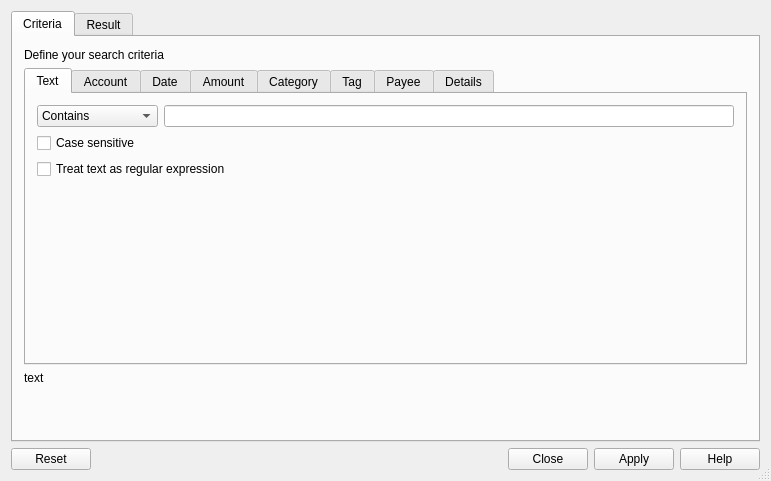
<?xml version="1.0" encoding="UTF-8"?>
<ui version="4.0">
 <class>KFindTransactionDlgDecl</class>
 <widget class="QDialog" name="KFindTransactionDlgDecl">
  <property name="geometry">
   <rect>
    <x>0</x>
    <y>0</y>
    <width>771</width>
    <height>481</height>
   </rect>
  </property>
  <property name="windowTitle">
   <string>Search transactions</string>
  </property>
  <property name="sizeGripEnabled">
   <bool>true</bool>
  </property>
  <layout class="QVBoxLayout" name="verticalLayout">
   <item>
    <widget class="QTabWidget" name="m_tabWidget">
     <widget class="QWidget" name="m_criteriaPage">
      <attribute name="title">
       <string>Criteria</string>
      </attribute>
      <layout class="QVBoxLayout">
       <item>
        <widget class="QLabel" name="TextLabel1">
         <property name="text">
          <string>Define your search criteria</string>
         </property>
         <property name="wordWrap">
          <bool>false</bool>
         </property>
        </widget>
       </item>
       <item>
        <widget class="QTabWidget" name="m_criteriaTab">
         <property name="sizePolicy">
          <sizepolicy hsizetype="Preferred" vsizetype="Preferred">
           <horstretch>0</horstretch>
           <verstretch>3</verstretch>
          </sizepolicy>
         </property>
         <property name="currentIndex">
          <number>0</number>
         </property>
         <widget class="QWidget" name="m_textTab">
          <attribute name="title">
           <string>Text</string>
          </attribute>
          <layout class="QGridLayout">
           <item row="3" column="2">
            <spacer name="Spacer20">
             <property name="orientation">
              <enum>Qt::Vertical</enum>
             </property>
             <property name="sizeType">
              <enum>QSizePolicy::Expanding</enum>
             </property>
             <property name="sizeHint" stdset="0">
              <size>
               <width>16</width>
               <height>83</height>
              </size>
             </property>
            </spacer>
           </item>
           <item row="0" column="1" colspan="2">
            <widget class="KLineEdit" name="m_textEdit">
             <property name="sizePolicy">
              <sizepolicy hsizetype="Expanding" vsizetype="Fixed">
               <horstretch>1</horstretch>
               <verstretch>0</verstretch>
              </sizepolicy>
             </property>
             <property name="minimumSize">
              <size>
               <width>300</width>
               <height>0</height>
              </size>
             </property>
             <property name="showClearButton" stdset="0">
              <bool>true</bool>
             </property>
            </widget>
           </item>
           <item row="0" column="0">
            <widget class="KComboBox" name="m_textNegate">
             <item>
              <property name="text">
               <string>Contains</string>
              </property>
             </item>
             <item>
              <property name="text">
               <string>Does not contain</string>
              </property>
             </item>
            </widget>
           </item>
           <item row="2" column="0" colspan="3">
            <widget class="QCheckBox" name="m_regExp">
             <property name="text">
              <string>Treat text as regular expression</string>
             </property>
            </widget>
           </item>
           <item row="1" column="0" colspan="2">
            <widget class="QCheckBox" name="m_caseSensitive">
             <property name="text">
              <string>Case sensitive</string>
             </property>
            </widget>
           </item>
          </layout>
         </widget>
         <widget class="QWidget" name="m_accountTab">
          <attribute name="title">
           <string>Account</string>
          </attribute>
          <layout class="QVBoxLayout">
           <property name="spacing">
            <number>6</number>
           </property>
           <property name="leftMargin">
            <number>11</number>
           </property>
           <property name="topMargin">
            <number>11</number>
           </property>
           <property name="rightMargin">
            <number>11</number>
           </property>
           <property name="bottomMargin">
            <number>11</number>
           </property>
           <item>
            <widget class="kMyMoneyAccountSelector" name="m_accountsView" native="true"/>
           </item>
          </layout>
         </widget>
         <widget class="QWidget" name="m_dateTab">
          <attribute name="title">
           <string>Date</string>
          </attribute>
          <layout class="QVBoxLayout" name="dateTabLayout">
           <item>
            <layout class="QHBoxLayout" name="dateRangeLayout">
             <item>
              <spacer name="Spacer25">
               <property name="orientation">
                <enum>Qt::Horizontal</enum>
               </property>
               <property name="sizeType">
                <enum>QSizePolicy::Expanding</enum>
               </property>
               <property name="sizeHint" stdset="0">
                <size>
                 <width>40</width>
                 <height>20</height>
                </size>
               </property>
              </spacer>
             </item>
            </layout>
           </item>
           <item>
            <spacer name="Spacer22">
             <property name="orientation">
              <enum>Qt::Vertical</enum>
             </property>
             <property name="sizeType">
              <enum>QSizePolicy::Expanding</enum>
             </property>
             <property name="sizeHint" stdset="0">
              <size>
               <width>20</width>
               <height>30</height>
              </size>
             </property>
            </spacer>
           </item>
          </layout>
         </widget>
         <widget class="QWidget" name="m_amountTab">
          <attribute name="title">
           <string>Amount</string>
          </attribute>
          <layout class="QVBoxLayout">
           <item>
            <layout class="QHBoxLayout">
             <item>
              <widget class="QFrame" name="frame">
               <property name="frameShape">
                <enum>QFrame::NoFrame</enum>
               </property>
               <property name="frameShadow">
                <enum>QFrame::Sunken</enum>
               </property>
               <layout class="QVBoxLayout">
                <property name="leftMargin">
                 <number>0</number>
                </property>
                <property name="topMargin">
                 <number>0</number>
                </property>
                <property name="rightMargin">
                 <number>0</number>
                </property>
                <property name="bottomMargin">
                 <number>0</number>
                </property>
                <item>
                 <widget class="QRadioButton" name="m_amountButton">
                  <property name="text">
                   <string>Search this amount</string>
                  </property>
                  <attribute name="buttonGroup">
                   <string notr="true">ButtonGroup1</string>
                  </attribute>
                 </widget>
                </item>
                <item>
                 <widget class="QRadioButton" name="m_amountRangeButton">
                  <property name="text">
                   <string>Search amount in the range</string>
                  </property>
                  <attribute name="buttonGroup">
                   <string notr="true">ButtonGroup1</string>
                  </attribute>
                 </widget>
                </item>
               </layout>
              </widget>
             </item>
             <item>
              <layout class="QGridLayout">
               <item row="2" column="1">
                <widget class="kMyMoneyEdit" name="m_amountToEdit" native="true">
                 <property name="minimumSize">
                  <size>
                   <width>100</width>
                   <height>0</height>
                  </size>
                 </property>
                </widget>
               </item>
               <item row="0" column="0">
                <widget class="QLabel" name="TextLabel9">
                 <property name="text">
                  <string/>
                 </property>
                 <property name="wordWrap">
                  <bool>false</bool>
                 </property>
                </widget>
               </item>
               <item row="2" column="0">
                <widget class="QLabel" name="TextLabel8">
                 <property name="text">
                  <string comment="to (amount)">to</string>
                 </property>
                 <property name="wordWrap">
                  <bool>false</bool>
                 </property>
                </widget>
               </item>
               <item row="0" column="1">
                <widget class="kMyMoneyEdit" name="m_amountEdit" native="true">
                 <property name="minimumSize">
                  <size>
                   <width>100</width>
                   <height>0</height>
                  </size>
                 </property>
                </widget>
               </item>
               <item row="1" column="0">
                <widget class="QLabel" name="TextLabel7">
                 <property name="text">
                  <string comment="from (amount)">from</string>
                 </property>
                 <property name="wordWrap">
                  <bool>false</bool>
                 </property>
                </widget>
               </item>
               <item row="1" column="1">
                <widget class="kMyMoneyEdit" name="m_amountFromEdit" native="true">
                 <property name="minimumSize">
                  <size>
                   <width>100</width>
                   <height>0</height>
                  </size>
                 </property>
                </widget>
               </item>
              </layout>
             </item>
             <item>
              <spacer name="Spacer28">
               <property name="orientation">
                <enum>Qt::Horizontal</enum>
               </property>
               <property name="sizeType">
                <enum>QSizePolicy::Expanding</enum>
               </property>
               <property name="sizeHint" stdset="0">
                <size>
                 <width>16</width>
                 <height>16</height>
                </size>
               </property>
              </spacer>
             </item>
            </layout>
           </item>
           <item>
            <spacer name="Spacer27">
             <property name="orientation">
              <enum>Qt::Vertical</enum>
             </property>
             <property name="sizeType">
              <enum>QSizePolicy::Expanding</enum>
             </property>
             <property name="sizeHint" stdset="0">
              <size>
               <width>16</width>
               <height>75</height>
              </size>
             </property>
            </spacer>
           </item>
          </layout>
         </widget>
         <widget class="QWidget" name="m_categoryTab">
          <attribute name="title">
           <string>Category</string>
          </attribute>
          <layout class="QVBoxLayout">
           <item>
            <widget class="kMyMoneyAccountSelector" name="m_categoriesView" native="true"/>
           </item>
          </layout>
         </widget>
         <widget class="QWidget" name="m_tagTab">
          <attribute name="title">
           <string>Tag</string>
          </attribute>
          <layout class="QHBoxLayout">
           <property name="spacing">
            <number>6</number>
           </property>
           <property name="leftMargin">
            <number>11</number>
           </property>
           <property name="topMargin">
            <number>11</number>
           </property>
           <property name="rightMargin">
            <number>11</number>
           </property>
           <property name="bottomMargin">
            <number>11</number>
           </property>
           <item>
            <layout class="QVBoxLayout">
             <property name="spacing">
              <number>6</number>
             </property>
             <property name="leftMargin">
              <number>0</number>
             </property>
             <property name="topMargin">
              <number>0</number>
             </property>
             <property name="rightMargin">
              <number>0</number>
             </property>
             <property name="bottomMargin">
              <number>0</number>
             </property>
             <item>
              <widget class="QTreeWidget" name="m_tagsView">
               <property name="rootIsDecorated">
                <bool>false</bool>
               </property>
               <column>
                <property name="text">
                 <string>Tag</string>
                </property>
               </column>
              </widget>
             </item>
             <item>
              <widget class="QCheckBox" name="m_emptyTagsButton">
               <property name="text">
                <string>Select transactions without tags</string>
               </property>
              </widget>
             </item>
            </layout>
           </item>
           <item>
            <layout class="QVBoxLayout">
             <property name="spacing">
              <number>6</number>
             </property>
             <property name="leftMargin">
              <number>0</number>
             </property>
             <property name="topMargin">
              <number>0</number>
             </property>
             <property name="rightMargin">
              <number>0</number>
             </property>
             <property name="bottomMargin">
              <number>0</number>
             </property>
             <item>
              <widget class="QPushButton" name="m_allTagsButton">
               <property name="text">
                <string>Select all</string>
               </property>
              </widget>
             </item>
             <item>
              <widget class="QPushButton" name="m_clearTagsButton">
               <property name="text">
                <string>Select none</string>
               </property>
              </widget>
             </item>
             <item>
              <spacer name="Spacer29">
               <property name="orientation">
                <enum>Qt::Vertical</enum>
               </property>
               <property name="sizeType">
                <enum>QSizePolicy::Expanding</enum>
               </property>
               <property name="sizeHint" stdset="0">
                <size>
                 <width>0</width>
                 <height>42</height>
                </size>
               </property>
              </spacer>
             </item>
            </layout>
           </item>
          </layout>
         </widget>
         <widget class="QWidget" name="m_payeeTab">
          <attribute name="title">
           <string>Payee</string>
          </attribute>
          <layout class="QHBoxLayout">
           <property name="spacing">
            <number>6</number>
           </property>
           <property name="leftMargin">
            <number>11</number>
           </property>
           <property name="topMargin">
            <number>11</number>
           </property>
           <property name="rightMargin">
            <number>11</number>
           </property>
           <property name="bottomMargin">
            <number>11</number>
           </property>
           <item>
            <layout class="QVBoxLayout">
             <property name="spacing">
              <number>6</number>
             </property>
             <property name="leftMargin">
              <number>0</number>
             </property>
             <property name="topMargin">
              <number>0</number>
             </property>
             <property name="rightMargin">
              <number>0</number>
             </property>
             <property name="bottomMargin">
              <number>0</number>
             </property>
             <item>
              <widget class="QTreeWidget" name="m_payeesView">
               <property name="rootIsDecorated">
                <bool>false</bool>
               </property>
               <column>
                <property name="text">
                 <string>Payee</string>
                </property>
               </column>
              </widget>
             </item>
             <item>
              <widget class="QCheckBox" name="m_emptyPayeesButton">
               <property name="text">
                <string>Select transactions without payees</string>
               </property>
              </widget>
             </item>
            </layout>
           </item>
           <item>
            <layout class="QVBoxLayout">
             <property name="spacing">
              <number>6</number>
             </property>
             <property name="leftMargin">
              <number>0</number>
             </property>
             <property name="topMargin">
              <number>0</number>
             </property>
             <property name="rightMargin">
              <number>0</number>
             </property>
             <property name="bottomMargin">
              <number>0</number>
             </property>
             <item>
              <widget class="QPushButton" name="m_allPayeesButton">
               <property name="text">
                <string>Select all</string>
               </property>
              </widget>
             </item>
             <item>
              <widget class="QPushButton" name="m_clearPayeesButton">
               <property name="text">
                <string>Select none</string>
               </property>
              </widget>
             </item>
             <item>
              <spacer name="Spacer291">
               <property name="orientation">
                <enum>Qt::Vertical</enum>
               </property>
               <property name="sizeType">
                <enum>QSizePolicy::Expanding</enum>
               </property>
               <property name="sizeHint" stdset="0">
                <size>
                 <width>0</width>
                 <height>42</height>
                </size>
               </property>
              </spacer>
             </item>
            </layout>
           </item>
          </layout>
         </widget>
         <widget class="QWidget" name="m_detailsTab">
          <attribute name="title">
           <string>Details</string>
          </attribute>
          <layout class="QVBoxLayout">
           <item>
            <layout class="QHBoxLayout">
             <item>
              <layout class="QGridLayout">
               <item row="2" column="0">
                <widget class="QLabel" name="TextLabel11_2">
                 <property name="text">
                  <string>Validity</string>
                 </property>
                 <property name="wordWrap">
                  <bool>false</bool>
                 </property>
                </widget>
               </item>
               <item row="0" column="0">
                <widget class="QLabel" name="TextLabel10">
                 <property name="text">
                  <string>Type</string>
                 </property>
                 <property name="wordWrap">
                  <bool>false</bool>
                 </property>
                </widget>
               </item>
               <item row="1" column="1">
                <widget class="KComboBox" name="m_stateBox">
                 <item>
                  <property name="text">
                   <string comment="@item reconciliation status">All states</string>
                  </property>
                 </item>
                 <item>
                  <property name="text">
                   <string comment="@item reconciliation status">Not reconciled</string>
                  </property>
                 </item>
                 <item>
                  <property name="text">
                   <string comment="@item reconciliation status">Cleared</string>
                  </property>
                 </item>
                 <item>
                  <property name="text">
                   <string comment="@item reconciliation status">Reconciled</string>
                  </property>
                 </item>
                </widget>
               </item>
               <item row="0" column="1">
                <widget class="KComboBox" name="m_typeBox">
                 <item>
                  <property name="text">
                   <string>All types</string>
                  </property>
                 </item>
                 <item>
                  <property name="text">
                   <string>Payments</string>
                  </property>
                 </item>
                 <item>
                  <property name="text">
                   <string>Deposits</string>
                  </property>
                 </item>
                 <item>
                  <property name="text">
                   <string>Transfers</string>
                  </property>
                 </item>
                </widget>
               </item>
               <item row="2" column="1">
                <widget class="KComboBox" name="m_validityBox">
                 <item>
                  <property name="text">
                   <string>Any transaction</string>
                  </property>
                 </item>
                 <item>
                  <property name="text">
                   <string>Valid transaction</string>
                  </property>
                 </item>
                 <item>
                  <property name="text">
                   <string>Invalid transaction</string>
                  </property>
                 </item>
                </widget>
               </item>
               <item row="1" column="0">
                <widget class="QLabel" name="TextLabel11">
                 <property name="text">
                  <string comment="@label reconciliation status">State</string>
                 </property>
                 <property name="wordWrap">
                  <bool>false</bool>
                 </property>
                </widget>
               </item>
              </layout>
             </item>
             <item>
              <spacer name="Spacer30">
               <property name="orientation">
                <enum>Qt::Horizontal</enum>
               </property>
               <property name="sizeType">
                <enum>QSizePolicy::Expanding</enum>
               </property>
               <property name="sizeHint" stdset="0">
                <size>
                 <width>130</width>
                 <height>20</height>
                </size>
               </property>
              </spacer>
             </item>
            </layout>
           </item>
           <item>
            <layout class="QHBoxLayout">
             <item>
              <widget class="QFrame" name="frame_2">
               <property name="frameShape">
                <enum>QFrame::NoFrame</enum>
               </property>
               <layout class="QVBoxLayout">
                <item>
                 <widget class="QRadioButton" name="m_nrButton">
                  <property name="text">
                   <string>Search this number</string>
                  </property>
                  <attribute name="buttonGroup">
                   <string notr="true">ButtonGroup2</string>
                  </attribute>
                 </widget>
                </item>
                <item>
                 <widget class="QRadioButton" name="m_nrRangeButton">
                  <property name="sizePolicy">
                   <sizepolicy hsizetype="Minimum" vsizetype="Fixed">
                    <horstretch>0</horstretch>
                    <verstretch>0</verstretch>
                   </sizepolicy>
                  </property>
                  <property name="text">
                   <string>Search number in range</string>
                  </property>
                  <attribute name="buttonGroup">
                   <string notr="true">ButtonGroup2</string>
                  </attribute>
                 </widget>
                </item>
               </layout>
              </widget>
             </item>
             <item>
              <layout class="QGridLayout">
               <item row="0" column="0">
                <widget class="QLabel" name="TextLabel12">
                 <property name="text">
                  <string/>
                 </property>
                 <property name="wordWrap">
                  <bool>false</bool>
                 </property>
                </widget>
               </item>
               <item row="2" column="0">
                <widget class="QLabel" name="TextLabel14">
                 <property name="text">
                  <string comment="to (number)">to</string>
                 </property>
                 <property name="wordWrap">
                  <bool>false</bool>
                 </property>
                </widget>
               </item>
               <item row="2" column="1">
                <widget class="kMyMoneyLineEdit" name="m_nrToEdit" native="true"/>
               </item>
               <item row="0" column="1">
                <widget class="kMyMoneyLineEdit" name="m_nrEdit" native="true"/>
               </item>
               <item row="1" column="0">
                <widget class="QLabel" name="TextLabel13">
                 <property name="text">
                  <string comment="from (number)">from</string>
                 </property>
                 <property name="wordWrap">
                  <bool>false</bool>
                 </property>
                </widget>
               </item>
               <item row="1" column="1">
                <widget class="kMyMoneyLineEdit" name="m_nrFromEdit" native="true"/>
               </item>
              </layout>
             </item>
             <item>
              <spacer name="Spacer31">
               <property name="orientation">
                <enum>Qt::Horizontal</enum>
               </property>
               <property name="sizeType">
                <enum>QSizePolicy::Expanding</enum>
               </property>
               <property name="sizeHint" stdset="0">
                <size>
                 <width>20</width>
                 <height>20</height>
                </size>
               </property>
              </spacer>
             </item>
            </layout>
           </item>
           <item>
            <spacer name="Spacer32">
             <property name="orientation">
              <enum>Qt::Vertical</enum>
             </property>
             <property name="sizeType">
              <enum>QSizePolicy::Expanding</enum>
             </property>
             <property name="sizeHint" stdset="0">
              <size>
               <width>16</width>
               <height>16</height>
              </size>
             </property>
            </spacer>
           </item>
          </layout>
         </widget>
        </widget>
       </item>
       <item>
        <widget class="QLabel" name="m_selectedCriteria">
         <property name="text">
          <string>text</string>
         </property>
         <property name="alignment">
          <set>Qt::AlignTop</set>
         </property>
         <property name="wordWrap">
          <bool>false</bool>
         </property>
        </widget>
       </item>
       <item>
        <widget class="QLabel" name="m_transferWarning">
         <property name="font">
          <font>
           <weight>75</weight>
           <bold>true</bold>
          </font>
         </property>
         <property name="text">
          <string/>
         </property>
         <property name="wordWrap">
          <bool>false</bool>
         </property>
        </widget>
       </item>
       <item>
        <spacer name="spacer16">
         <property name="orientation">
          <enum>Qt::Vertical</enum>
         </property>
         <property name="sizeType">
          <enum>QSizePolicy::Expanding</enum>
         </property>
         <property name="sizeHint" stdset="0">
          <size>
           <width>20</width>
           <height>24</height>
          </size>
         </property>
        </spacer>
       </item>
      </layout>
     </widget>
     <widget class="QWidget" name="m_resultPage">
      <attribute name="title">
       <string>Result</string>
      </attribute>
      <layout class="QVBoxLayout">
       <item>
        <widget class="KMyMoneyRegister::Register" name="m_register" native="true">
         <property name="numRows" stdset="0">
          <number>0</number>
         </property>
         <property name="numCols" stdset="0">
          <number>12</number>
         </property>
        </widget>
       </item>
       <item>
        <widget class="QLabel" name="m_foundText">
         <property name="text">
          <string>F</string>
         </property>
         <property name="alignment">
          <set>Qt::AlignLeading|Qt::AlignLeft|Qt::AlignVCenter</set>
         </property>
         <property name="wordWrap">
          <bool>false</bool>
         </property>
        </widget>
       </item>
      </layout>
     </widget>
    </widget>
   </item>
   <item>
    <widget class="QDialogButtonBox" name="buttonBox">
     <property name="standardButtons">
      <set>QDialogButtonBox::Apply|QDialogButtonBox::Close|QDialogButtonBox::Help|QDialogButtonBox::Reset</set>
     </property>
    </widget>
   </item>
  </layout>
 </widget>
 <layoutdefault spacing="6" margin="11"/>
 <customwidgets>
  <customwidget>
   <class>KLineEdit</class>
   <extends>QLineEdit</extends>
   <header>klineedit.h</header>
  </customwidget>
  <customwidget>
   <class>KComboBox</class>
   <extends>QComboBox</extends>
   <header>kcombobox.h</header>
  </customwidget>
  <customwidget>
   <class>kMyMoneyLineEdit</class>
   <extends>QWidget</extends>
   <header>../widgets/kmymoneylineedit.h</header>
  </customwidget>
  <customwidget>
   <class>kMyMoneyAccountSelector</class>
   <extends>QWidget</extends>
   <header location="global">../widgets/kmymoneyaccountselector.h</header>
  </customwidget>
  <customwidget>
   <class>kMyMoneyEdit</class>
   <extends>QWidget</extends>
   <header>kmymoneyedit.h</header>
  </customwidget>
  <customwidget>
   <class>KMyMoneyRegister::Register</class>
   <extends>QWidget</extends>
   <header>register.h</header>
  </customwidget>
 </customwidgets>
 <resources/>
 <connections/>
 <buttongroups>
  <buttongroup name="ButtonGroup1"/>
  <buttongroup name="ButtonGroup2"/>
 </buttongroups>
</ui>
